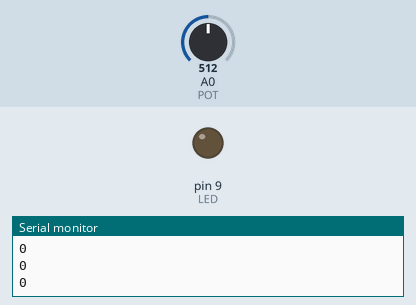
Recording of a sketch running on a simulated Arduino Uno, built with avr-gcc and run on an emulated ATmega328P. On the bench: output pins drawn as LEDs (lit = HIGH), the last lines printed to the serial monitor. The test bench sets the inputs (shaded band); at power-on: A0 (POT) = 512.

Above: at 1.3 s.
1.4 s: A0 (POT) set to 716
At 2.0 s:
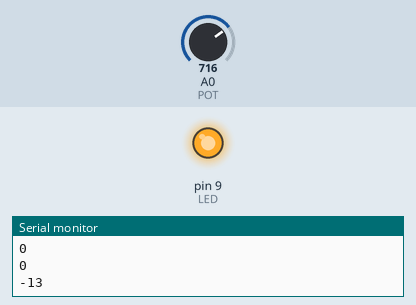
3.0 s: A0 (POT) set to 511
At 4.2 s:
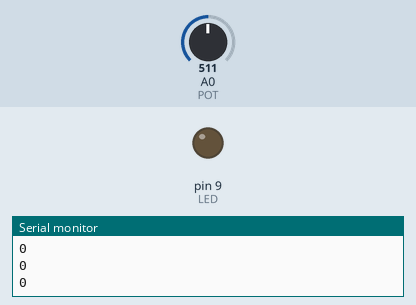
4.5 s: A0 (POT) set to 529
At 5.5 s:
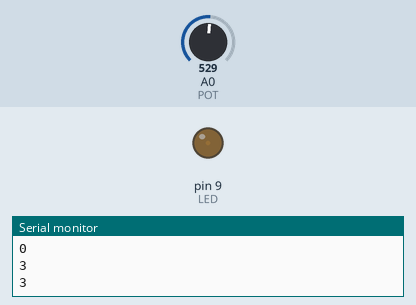
6.0 s: A0 (POT) set to 628
At 6.7 s:
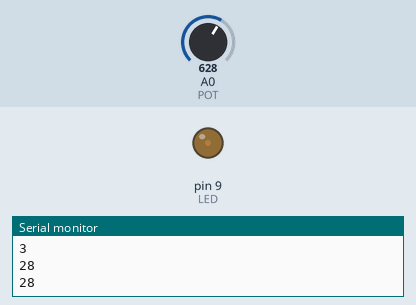
7.5 s: A0 (POT) set to 649
At 7.9 s:
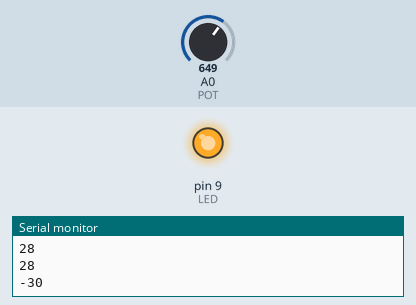
Timing chart, 0 to 10.0 s (numbered marks = the images above; inputs shaded):
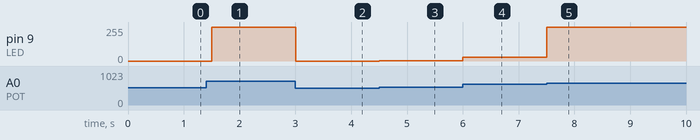

Measured:
- the behaviour switches between 642 and 643 on A0 (POT) (found by bisection; images 4 and 5)
- after the input at 1.4 s, pin 9 (LED): 0/255 → 255/255 after 0.10 s
- after the input at 3.0 s, pin 9 (LED): 255/255 → 0/255 at once
- after the input at 4.5 s, pin 9 (LED): 0/255 → 3/255 at once
- after the input at 6.0 s, pin 9 (LED): 3/255 → 28/255 at once
- after the input at 7.5 s, pin 9 (LED): 28/255 → 255/255 at once

The sketch:

potentiometer.ino
```cpp
/**
 * 유튜브에 아두이노 프로젝트 검색해보자. 아이디어 지금부터 생각해야 함.
 * 수업에서 안배운 센서 하나정도는 써보자.
 *
*/

const int POT = 0;
const int LED = 9;
int val = 0;


void setup() {
  Serial.begin(9600);
  pinMode(LED, OUTPUT);
}

void loop() {
  val = analogRead(POT);
  int newVal = val * 255 / 1023;

  analogWrite(LED, newVal);
//  Serial.println(val);
  Serial.println(newVal);
  delay(500);
}
```
